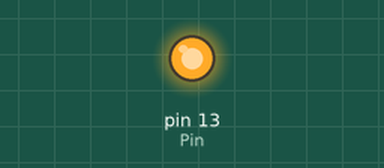
The sketch below on a simulated Arduino Uno, built with avr-gcc and run on an emulated ATmega328P. Parts: output pins drawn as LEDs (lit = HIGH).

Above: at 0.2 s.
At 3.85 s:
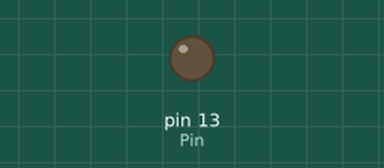
Timing chart, 0 to 4.6 s (numbered marks = the images above):
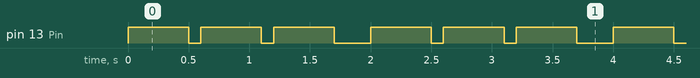

Measured:
- by itself, pin 13 (Pin): repeats every 2.0 s: 2 × (LOW 0.10 s, HIGH 0.50 s), LOW 0.30 s, HIGH 0.50 s
- by itself, everything shown: repeats every 2.0 s, in 6 steps

The sketch:

sketch_nov26a.ino
```cpp
int Pin = 13;
void setup() {
  // put your setup code here, to run once:
  pinMode(Pin,OUTPUT);
}

void loop() {
  //put your main code here, to run repeatedly:
  char news[100][10];
  char firstnews[][10] = {
    "11111","11110","11100","11000","10000","00000","00001","00011","00111","01111"
  };
  char secendnews[][10] = {
    "01","1000","1010","100","0","0010","110","0000",
    "00","0111","101","0100","11","10","111","0110",
    "1101","010","000","1","001","0001","011","1001",
    "1011","1100"
  };
  int t = 65;
  for( int i=0; i<10; i++ )
    strcpy(news[i],firstnews[i]);
  for( int i=0; i<26; i++,t++ )
    strcpy(news[t],secendnews[i]);
  char message[100] = "Hello,wrold!";
  for( int i = 0; message[i]!='\0'; i++ )
  {
     if( message[i]<'z' && message[i]<'a' )
      message[i] -= 32;
     if( !(message[i]<'Z' && message[i]>'A') && !( (int)(message[i])>-1 && (int)(message[i])<10 ) )
      continue;
      char s[100];
      strcpy( s,news[ (int)(message[i]) ] );
     for( int j=0; s[j]!='\0'; j++ )
     {
        if( (int)(s[j])==1 )
        {
          for( int x=0; x<3; x++ )
          {
            digitalWrite(Pin,HIGH);
            delay(1500);
            digitalWrite(Pin,LOW);
            delay(100);
          }
        }
        else
        {
          for( int x=0; x<3; x++ )
          {
            digitalWrite(Pin,HIGH);
            delay(500);
            digitalWrite(Pin,LOW);
            delay(100);
          }
        }
         delay(200);
     }
  }
}
```
